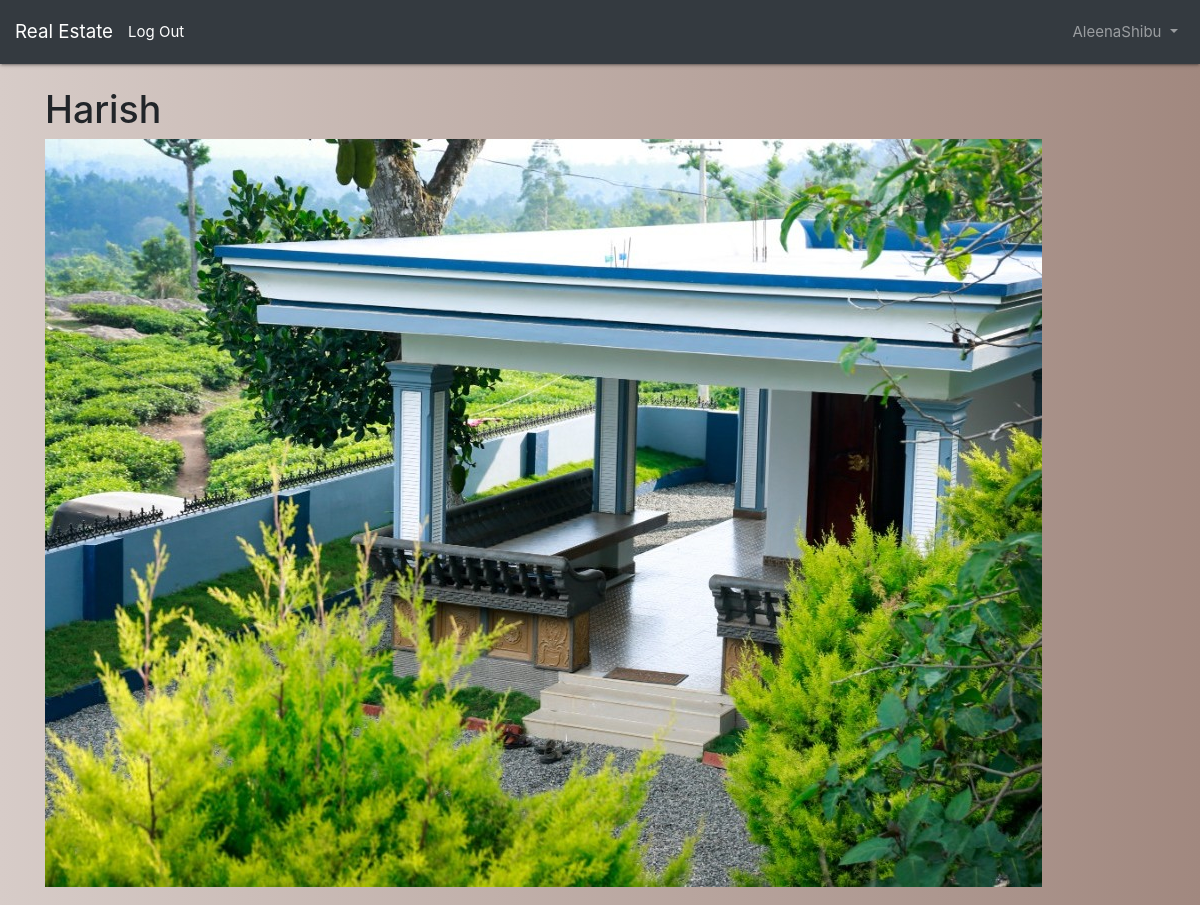
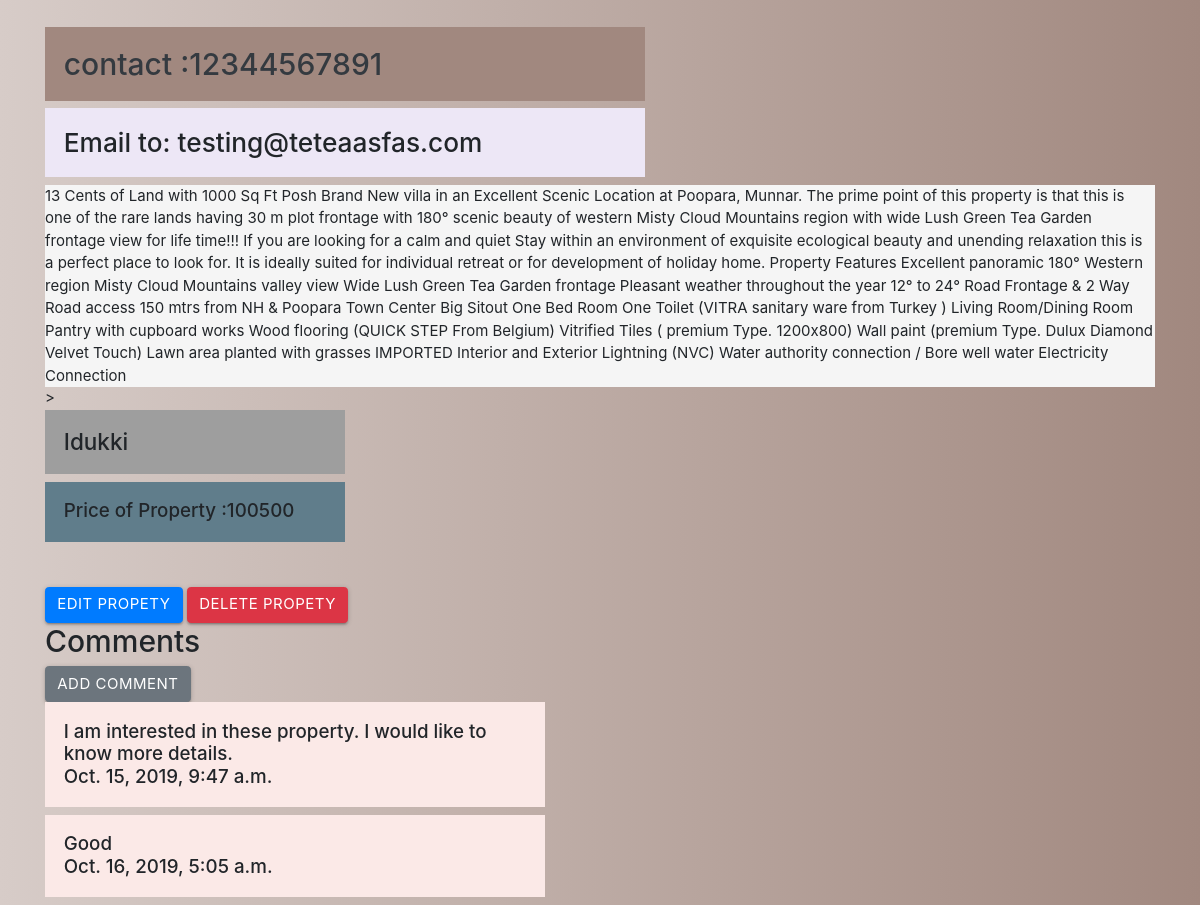
The app's page /detail/1/ (signed in) with its own data (2 pictures, top to bottom).
### users/models.py (models this page shows)
class CustomUser(AbstractUser):
	TYPE = [
			('Seller','seller'),
			('Buyer','buyer'),
		]
	category= models.CharField(max_length=40,choices=TYPE)
	mobile_number=models.CharField(max_length=10,blank=True)

### realtors/models.py (models this page shows, shortened)
class Realtor(models.Model):
  bedroom_choices = {
  				'1':1,
  				'2':2,
  				'3':3,
  				'4':4,
  				'5':5,
   					}
  price_choices = {
  				'100000':'$100,000',
  				'200000':'$200,000',
  				'300000':'$300,000',
  				'400000':'$400,000',
					}
  District_choices = {
        		'TVM' : 'Thiruvananthapuram',
        		'ALP' :	'Alappuzha',
        		'KTM' :	'Kottayam',
        		'IDK' :	'Idukki',
        		'ERKLM'	:'Ernakulam,'
       				}
  class Meta:
    verbose_name = 'Realtor'
  owner_name = models.CharField(max_length=200)
  photo = models.ImageField(upload_to='photos/%Y/%m/%d/')
  description = models.TextField(blank=True)
  phone = models.CharField(max_length=20)
  email = models.CharField(max_length=50)
  details = models.TextField(blank =True)
  price = models.PositiveIntegerField(default=100000)
  created_date = models.DateTimeField(auto_now_add=True,editable=False,blank=False,null=False)
  owner = models.ForeignKey(get_user_model(),on_delete=models.CASCADE)

class Comment(models.Model):
  post = models.ForeignKey('realtors.Realtor', on_delete=models.CASCADE, related_name='comments')
  comment = models.TextField()
  created_date = models.DateTimeField(auto_now_add=True,editable=False,blank=False,null=False)
  approved_comment = models.BooleanField(default=False)

### realtors/views.py (the view)
# urls.py: path('detail/<int:pk>/',PropertyDetailView.as_view(),name = 'detail'),
class PropertyDetailView( DetailView):
	model = Realtor
	template_name ='detail.html'

### templates/detail.html (shortened to what this page needs)
{% extends 'base.html' %}
{% load static %}
	{% block body %}
	<h1 class ="text-bold"> {{ realtor.owner_name}} </h1>
<div class="portrait">
	<img  src="{{ realtor.photo.url}}" alt=" ">
</div>
	<div >
	<h2 class= " card-body bg-#a1887f brown lighten-2 text-dark mt-5" style="width: 40rem;"> contact :{{ realtor.phone }} </h2>
	<h3 class= " card-body bg-#ede7f6 deep-purple lighten-5" style="width: 40rem;">Email to: {{ realtor.email }}</h3>
</div>
			<div class="text-#f5f5f5 grey lighten-4" > {{ realtor.description }}</div>>
<h4 class= " card-body bg-#fafafa grey lighten-5mt-4" style="width: 20rem;"> {{ realtor.details }}</h4>
<h5 class=" card-body bg-#eceff1 blue-grey lighten-5mt-4" style="width: 20rem;">
	 Price of Property :{{ realtor.price }}</h5>
{% if request.user.is_authenticated %}
<div class="mt-5">
	<a class="btn btn-primary" href = "{% url 'edit' realtor.id %}"role="button">Edit Propety  </a>
	<a class="btn btn-danger" href ="{% url 'delete' realtor.id %}"role="button">Delete Propety   </a>
</div>
<h2>
	Comments </h2>
	<a class="btn btn-secondary" href ="{% url 'comment' realtor.id %}"role="button">Add Comment </a>
{% for comment in realtor.comments.all %}
    <div class="d-flex flex-column">
       <div><h5 class="card-body bg-#fbe9e7 deep-orange lighten-5" style ="width:500px;">
          <div class="comment">{{ comment.comment }}</div>
        <div class="date">{{ comment.created_date }}</div>
    </div>
</div>
{% endfor %}
{% endif %}
{% endblock body %}

### templates/base.html (shortened to what this page needs)
{% load static %}
<!DOCTYPE html>
<html lang="en">
  <head>
      <link rel="stylesheet" href="https://cdnjs.cloudflare.com/ajax/libs/materialize/1.0.0/css/materialize.min.css">
    <link rel="stylesheet" href="https://stackpath.bootstrapcdn.com/bootstrap/4.1.3/css/bootstrap.min.css">
    <link rel="stylesheet" href="{% static 'css/base.css' %}">
    <link href="https://stackpath.bootstrapcdn.com/bootstrap/4.3.1/css/bootstrap.min.css" rel="stylesheet">
  </head>
  <body>
    <nav class="navbar navbar-expand-md navbar-dark bg-dark mb-4">
      <a class="navbar-brand" href="{% url 'home' %}">Real Estate </a>
      <div class="collapse navbar-collapse" id="navbarCollapse">
        {% if user.is_authenticated %}
           <a href="{% url 'logout' %}">Log Out</a>
          <ul class="navbar-nav ml-auto">
            <li class="nav-item">
              <a class="nav-link dropdown-toggle" href="#" id="userMenu"\\
              data-toggle="dropdown" aria-haspopup="true" aria-expanded\\
              ="false">
                {{ user.username }}
              </a>
            </li>
          </ul>
        {% endif %}
      </div>
    </nav>
    <div class="container">
      {% block body %}
      {% endblock body %}
    </div>
  </body>
</html>

### static/css/base.css (style rules this page uses)
body { background: linear-gradient(to right, #d7ccc8, #a1887f); height: 100%; margin: 0; background-repeat: no-repeat; background-attachment: fixed; }

### records on screen
CustomUser: username "AleenaShibu"
Realtor: owner_name "Harish", photo (picture), phone "12344567891", email "testing@teteaasfas.com", description "13 Cents of Land with 1000 Sq Ft Posh Brand New villa in an Excellent Scenic Location at Poopara, Munnar. The prime point of this property is that this is one of the rare lands having 30 m plot frontage with 180° scenic beauty of western Misty Cloud Mountains region with wide Lush Green Tea Garden frontage view for life time!!! If you are looking for a calm and quiet Stay within an environment of exquisite ecological beauty and unending relaxation this is a perfect place to look for. It is ideally suited for individual retreat or for development of holiday home. Property Features Excellent panoramic 180° Western region Misty Cloud Mountains valley view Wide Lush Green Tea Garden frontage…", details "Idukki", price "100500"
Comment: comment "I am interested in these property. I would like to know more details.", created_date "Oct. 15, 2019, 9:47 a.m."
Comment: comment "Good", created_date "Oct. 16, 2019, 5:05 a.m."
